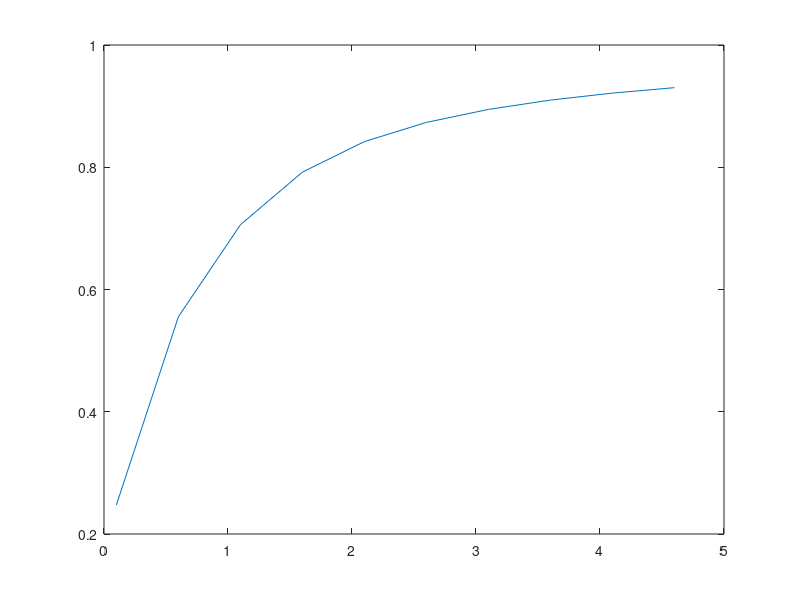

MATLAB code to generate this figure: (Note: this script raises an error after producing the figure.)
%%% comparing theoretical values and empirical ones for signed measurements with lambda = 0.5
%%%%%%%%%%%%%%%%%%%%%
i=1;
deltassim = [0.1:.5:5];
for d = deltassim % deltas
l = 0.5;% regularizer
t = (-2*d-l*d+2+sqrt((2*d+l*d-2)^2+8*l*d))/(4*l*d); % tau for LS
ex = sqrt(2/pi);% E[sy]
mu = (2*ex)/(2+2*l*t+l);% mu
als = (4*t^2*d*(mu^2+1-2*mu*ex))/(4*t^2+1+4*t-4*t^2*d);%alpha^2
sigs(i) = als/(mu^2) ; % sigma^2
i=i+1;
end
plot (deltassim, 1./sqrt(sigs+1))
hold on


%% empirical
n= 128;
i= 1;
epsilon = 0; % epsilon = probability of error
y= zeros(n,1);
iterations = 10;
lambda = 0.5; % regularizer 
corr = zeros (length(deltassim),iterations);
for delta = deltassim
    delta
    coeff0 = normrnd (0,1,[n,1]);
    coeff0 = coeff0/norm(coeff0);
    for N = 1:iterations
      m = floor(n*delta);  
      x= normrnd(0,1,[n,m]);
      randomvector=rand(m,1);
      y = (randomvector>epsilon).*(sign(coeff0'*x)') - (randomvector<epsilon).*(sign(coeff0'*x)') ;
      cvx_begin quiet
        variable coeff(n,1)
        minimize ((1-y.*(x'*coeff))'*(1-y.*(x'*coeff))/m+lambda/2*coeff'*coeff)
        cvx_end
      corr(i,N) = (coeff'*coeff0 ) / norm(coeff);
    end   
    i=i+1 ;
end
hold on
plot (deltassim,mean(corr,2),'s') ;
